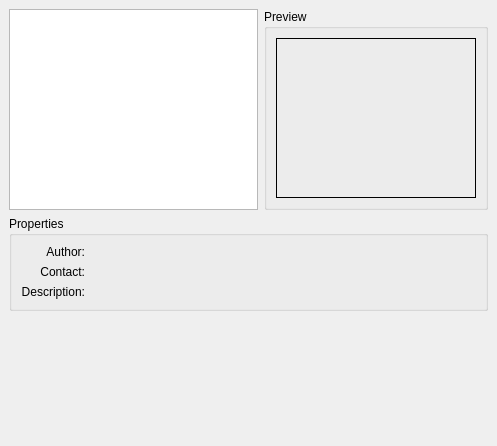
<ui version="4.0" >
 <class>BackgroundSelector</class>
 <widget class="QWidget" name="BackgroundSelector" >
  <property name="geometry" >
   <rect>
    <x>0</x>
    <y>0</y>
    <width>497</width>
    <height>446</height>
   </rect>
  </property>
  <property name="maximumSize" >
   <size>
    <width>800</width>
    <height>600</height>
   </size>
  </property>
  <layout class="QVBoxLayout" >
   <property name="spacing" >
    <number>6</number>
   </property>
   <property name="margin" >
    <number>9</number>
   </property>
   <item>
    <layout class="QHBoxLayout" >
     <property name="spacing" >
      <number>6</number>
     </property>
     <property name="margin" >
      <number>0</number>
     </property>
     <item>
      <widget class="QListWidget" name="backgroundNameList" >
       <property name="minimumSize" >
        <size>
         <width>120</width>
         <height>0</height>
        </size>
       </property>
      </widget>
     </item>
     <item>
      <widget class="QGroupBox" name="groupBox_2" >
       <property name="sizePolicy" >
        <sizepolicy vsizetype="Expanding" hsizetype="Expanding" >
         <horstretch>0</horstretch>
         <verstretch>0</verstretch>
        </sizepolicy>
       </property>
       <property name="title" >
        <string>Preview</string>
       </property>
       <layout class="QVBoxLayout" >
        <property name="spacing" >
         <number>6</number>
        </property>
        <property name="margin" >
         <number>9</number>
        </property>
        <item>
         <widget class="QLabel" name="backgroundPreview" >
          <property name="sizePolicy" >
           <sizepolicy vsizetype="Fixed" hsizetype="Fixed" >
            <horstretch>0</horstretch>
            <verstretch>0</verstretch>
           </sizepolicy>
          </property>
          <property name="minimumSize" >
           <size>
            <width>200</width>
            <height>160</height>
           </size>
          </property>
          <property name="frameShape" >
           <enum>QFrame::Box</enum>
          </property>
         </widget>
        </item>
       </layout>
      </widget>
     </item>
    </layout>
   </item>
   <item>
    <widget class="QGroupBox" name="groupBox" >
     <property name="title" >
      <string>Properties</string>
     </property>
     <layout class="QHBoxLayout" >
      <property name="spacing" >
       <number>6</number>
      </property>
      <property name="margin" >
       <number>9</number>
      </property>
      <item>
       <layout class="QVBoxLayout" >
        <property name="spacing" >
         <number>6</number>
        </property>
        <property name="margin" >
         <number>0</number>
        </property>
        <item>
         <widget class="QLabel" name="labelAuthor" >
          <property name="text" >
           <string>Author:</string>
          </property>
          <property name="alignment" >
           <set>Qt::AlignRight|Qt::AlignTrailing|Qt::AlignVCenter</set>
          </property>
         </widget>
        </item>
        <item>
         <widget class="QLabel" name="labelContact" >
          <property name="text" >
           <string>Contact:</string>
          </property>
          <property name="alignment" >
           <set>Qt::AlignRight|Qt::AlignTrailing|Qt::AlignVCenter</set>
          </property>
         </widget>
        </item>
        <item>
         <widget class="QLabel" name="labelDescription" >
          <property name="text" >
           <string>Description:</string>
          </property>
          <property name="alignment" >
           <set>Qt::AlignRight|Qt::AlignTrailing|Qt::AlignVCenter</set>
          </property>
         </widget>
        </item>
       </layout>
      </item>
      <item>
       <layout class="QVBoxLayout" >
        <property name="spacing" >
         <number>6</number>
        </property>
        <property name="margin" >
         <number>0</number>
        </property>
        <item>
         <widget class="QLabel" name="backgroundAuthor" >
          <property name="text" >
           <string/>
          </property>
         </widget>
        </item>
        <item>
         <widget class="QLabel" name="backgroundContact" >
          <property name="text" >
           <string/>
          </property>
         </widget>
        </item>
        <item>
         <widget class="QLabel" name="backgroundDescription" >
          <property name="text" >
           <string/>
          </property>
         </widget>
        </item>
       </layout>
      </item>
      <item>
       <spacer>
        <property name="orientation" >
         <enum>Qt::Horizontal</enum>
        </property>
        <property name="sizeHint" stdset="0" >
         <size>
          <width>40</width>
          <height>20</height>
         </size>
        </property>
       </spacer>
      </item>
     </layout>
    </widget>
   </item>
   <item>
    <widget class="QLineEdit" name="kcfg_backgroundName" >
     <property name="enabled" >
      <bool>false</bool>
     </property>
     <property name="frame" >
      <bool>false</bool>
     </property>
     <property name="readOnly" >
      <bool>false</bool>
     </property>
    </widget>
   </item>
   <item>
    <spacer>
     <property name="orientation" >
      <enum>Qt::Vertical</enum>
     </property>
     <property name="sizeHint" stdset="0" >
      <size>
       <width>20</width>
       <height>40</height>
      </size>
     </property>
    </spacer>
   </item>
  </layout>
 </widget>
 <resources/>
 <connections/>
</ui>
